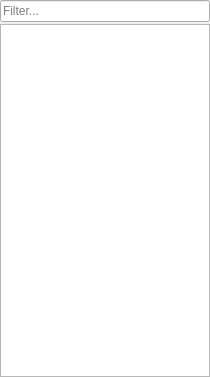
<?xml version="1.0" encoding="UTF-8"?>
<ui version="4.0">
 <author>Robert Gruber &lt;rgruber@users.salomon.at&gt;</author>
 <class>ExternalScriptViewBase</class>
 <widget class="QWidget" name="ExternalScriptViewBase">
  <property name="geometry">
   <rect>
    <x>0</x>
    <y>0</y>
    <width>210</width>
    <height>377</height>
   </rect>
  </property>
  <layout class="QVBoxLayout">
   <property name="spacing">
    <number>2</number>
   </property>
   <property name="margin">
    <number>0</number>
   </property>
   <item>
    <layout class="QHBoxLayout">
     <property name="spacing">
      <number>0</number>
     </property>
     <item>
      <widget class="QLineEdit" name="filterText">
       <property name="sizePolicy">
        <sizepolicy hsizetype="Expanding" vsizetype="Minimum">
         <horstretch>0</horstretch>
         <verstretch>0</verstretch>
        </sizepolicy>
       </property>
       <property name="toolTip">
        <string>Define filter here</string>
       </property>
       <property name="placeholderText">
        <string>Filter...</string>
       </property>
       <property name="clearButtonEnabled">
        <bool>true</bool>
       </property>
      </widget>
     </item>
    </layout>
   </item>
   <item>
    <widget class="QTreeView" name="scriptTree"/>
   </item>
  </layout>
 </widget>
 <tabstops>
  <tabstop>filterText</tabstop>
  <tabstop>scriptTree</tabstop>
 </tabstops>
 <resources/>
 <connections/>
</ui>
